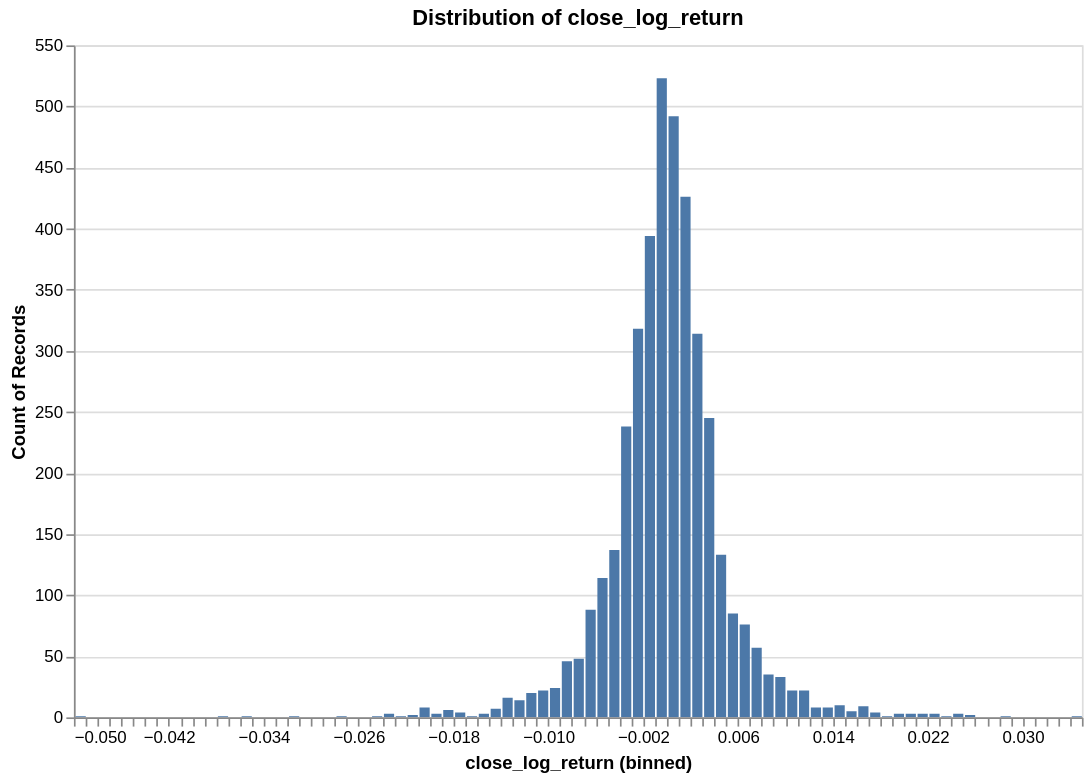

Source (notebook cell):
### Code cell
research.plot_distribution(ts, target, no_bins=100)

### Figure 1 — Vega specification as saved in the notebook (floating-point values rounded to 4 significant figures)
{"$schema": "https://vega.github.io/schema/vega/v6.json", "data": [{"name": "param_f268f798f41c853e_store"}, {"name": "source_0", "values": [{"__count": 492, "bin_maxbins_100_close_log_return": 0.0, "bin_maxbins_100_close_log_return_end": 0.001}, {"__count": 426, "bin_maxbins_100_close_log_return": 0.001, "bin_maxbins_100_close_log_return_end": 0.002}, {"__count": 523, "bin_maxbins_100_close_log_return": -0.001, "bin_maxbins_100_close_log_return_end": -8.674e-19}, {"__count": 238, "bin_maxbins_100_close_log_return": -0.004, "bin_maxbins_100_close_log_return_end": -0.003}, {"__count": 314, "bin_maxbins_100_close_log_return": 0.002, "bin_maxbins_100_close_log_return_end": 0.003}, {"__count": 88, "bin_maxbins_100_close_log_return": -0.007, "bin_maxbins_100_close_log_return_end": -0.006}, {"__count": 35, "bin_maxbins_100_close_log_return": 0.008, "bin_maxbins_100_close_log_return_end": 0.009}, {"__count": 137, "bin_maxbins_100_close_log_return": -0.005, "bin_maxbins_100_close_log_return_end": -0.004}, {"__count": 133, "bin_maxbins_100_close_log_return": 0.004, "bin_maxbins_100_close_log_return_end": 0.005}, {"__count": 318, "bin_maxbins_100_close_log_return": -0.003, "bin_maxbins_100_close_log_return_end": -0.002}, {"__count": 394, "bin_maxbins_100_close_log_return": -0.002, "bin_maxbins_100_close_log_return_end": -0.001}, {"__count": 245, "bin_maxbins_100_close_log_return": 0.003, "bin_maxbins_100_close_log_return_end": 0.004}, {"__count": 76, "bin_maxbins_100_close_log_return": 0.006, "bin_maxbins_100_close_log_return_end": 0.007}, {"__count": 14, "bin_maxbins_100_close_log_return": -0.013, "bin_maxbins_100_close_log_return_end": -0.012}, {"__count": 22, "bin_maxbins_100_close_log_return": 0.011, "bin_maxbins_100_close_log_return_end": 0.012}, {"__count": 57, "bin_maxbins_100_close_log_return": 0.007, "bin_maxbins_100_close_log_return_end": 0.008}, {"__count": 48, "bin_maxbins_100_close_log_return": -0.008, "bin_maxbins_100_close_log_return_end": -0.007}, {"__count": 20, "bin_maxbins_100_close_log_return": -0.012, "bin_maxbins_100_close_log_return_end": -0.011}, {"__count": 1, "bin_maxbins_100_close_log_return": -0.025, "bin_maxbins_100_close_log_return_end": -0.024}, {"__count": 24, "bin_maxbins_100_close_log_return": -0.01, "bin_maxbins_100_close_log_return_end": -0.009}, {"__count": 114, "bin_maxbins_100_close_log_return": -0.006, "bin_maxbins_100_close_log_return_end": -0.005}, {"__count": 8, "bin_maxbins_100_close_log_return": -0.021, "bin_maxbins_100_close_log_return_end": -0.02}, {"__count": 85, "bin_maxbins_100_close_log_return": 0.005, "bin_maxbins_100_close_log_return_end": 0.006}, {"__count": 3, "bin_maxbins_100_close_log_return": -0.016, "bin_maxbins_100_close_log_return_end": -0.015}, {"__count": 6, "bin_maxbins_100_close_log_return": -0.019, "bin_maxbins_100_close_log_return_end": -0.018}, {"__count": 22, "bin_maxbins_100_close_log_return": -0.011, "bin_maxbins_100_close_log_return_end": -0.01}, {"__count": 33, "bin_maxbins_100_close_log_return": 0.009, "bin_maxbins_100_close_log_return_end": 0.01}, {"__count": 16, "bin_maxbins_100_close_log_return": -0.014, "bin_maxbins_100_close_log_return_end": -0.013}, {"__count": 8, "bin_maxbins_100_close_log_return": 0.013, "bin_maxbins_100_close_log_return_end": 0.014}, {"__count": 22, "bin_maxbins_100_close_log_return": 0.01, "bin_maxbins_100_close_log_return_end": 0.011}, {"__count": 8, "bin_maxbins_100_close_log_return": 0.012, "bin_maxbins_100_close_log_return_end": 0.013}, {"__count": 7, "bin_maxbins_100_close_log_return": -0.015, "bin_maxbins_100_close_log_return_end": -0.014}, {"__count": 2, "bin_maxbins_100_close_log_return": -0.022, "bin_maxbins_100_close_log_return_end": -0.021}, {"__count": 3, "bin_maxbins_100_close_log_return": -0.024, "bin_maxbins_100_close_log_return_end": -0.023}, {"__count": 3, "bin_maxbins_100_close_log_return": 0.024, "bin_maxbins_100_close_log_return_end": 0.025}, {"__count": 3, "bin_maxbins_100_close_log_return": 0.02, "bin_maxbins_100_close_log_return_end": 0.021}, {"__count": 4, "bin_maxbins_100_close_log_return": -0.018, "bin_maxbins_100_close_log_return_end": -0.017}, {"__count": 1, "bin_maxbins_100_close_log_return": -0.028, "bin_maxbins_100_close_log_return_end": -0.027}, {"__count": 1, "bin_maxbins_100_close_log_return": -0.032, "bin_maxbins_100_close_log_return_end": -0.031}, {"__count": 1, "bin_maxbins_100_close_log_return": -0.017, "bin_maxbins_100_close_log_return_end": -0.016}, {"__count": 46, "bin_maxbins_100_close_log_return": -0.009, "bin_maxbins_100_close_log_return_end": -0.008}, {"__count": 1, "bin_maxbins_100_close_log_return": 0.034, "bin_maxbins_100_close_log_return_end": 0.035}, {"__count": 3, "bin_maxbins_100_close_log_return": 0.022, "bin_maxbins_100_close_log_return_end": 0.023}, {"__count": 3, "bin_maxbins_100_close_log_return": 0.019, "bin_maxbins_100_close_log_return_end": 0.02}, {"__count": 10, "bin_maxbins_100_close_log_return": 0.014, "bin_maxbins_100_close_log_return_end": 0.015}, {"__count": 5, "bin_maxbins_100_close_log_return": 0.015, "bin_maxbins_100_close_log_return_end": 0.016}, {"__count": 3, "bin_maxbins_100_close_log_return": -0.02, "bin_maxbins_100_close_log_return_end": -0.019}, {"__count": 1, "bin_maxbins_100_close_log_return": -0.036, "bin_maxbins_100_close_log_return_end": -0.035}, {"__count": 2, "bin_maxbins_100_close_log_return": 0.025, "bin_maxbins_100_close_log_return_end": 0.026}, {"__count": 1, "bin_maxbins_100_close_log_return": -0.038, "bin_maxbins_100_close_log_return_end": -0.037}, {"__count": 9, "bin_maxbins_100_close_log_return": 0.016, "bin_maxbins_100_close_log_return_end": 0.017}, {"__count": 1, "bin_maxbins_100_close_log_return": 0.028, "bin_maxbins_100_close_log_return_end": 0.029}, {"__count": 4, "bin_maxbins_100_close_log_return": 0.017, "bin_maxbins_100_close_log_return_end": 0.018}, {"__count": 3, "bin_maxbins_100_close_log_return": 0.021, "bin_maxbins_100_close_log_return_end": 0.022}, {"__count": 1, "bin_maxbins_100_close_log_return": 0.018, "bin_maxbins_100_close_log_return_end": 0.019}, {"__count": 1, "bin_maxbins_100_close_log_return": -0.023, "bin_maxbins_100_close_log_return_end": -0.022}, {"__count": 1, "bin_maxbins_100_close_log_return": -0.05, "bin_maxbins_100_close_log_return_end": -0.049}, {"__count": 1, "bin_maxbins_100_close_log_return": 0.023, "bin_maxbins_100_close_log_return_end": 0.024}]}, {"name": "source_0_y_domain___count", "values": [{"min": 1, "max": 523}]}], "signals": [{"name": "bin_maxbins_100_close_log_return_bins", "value": {"fields": ["close_log_return"], "fname": "bin_close_log_return", "start": -0.05, "step": 0.001, "stop": 0.035}}, {"name": "unit", "value": {}, "on": [{"events": "pointermove", "update": "isTuple(group()) ? group() : unit"}]}, {"name": "param_f268f798f41c853e", "update": "vlSelectionResolve(\"param_f268f798f41c853e_store\", \"union\")"}, {"name": "param_f268f798f41c853e_close_log_return", "on": [{"events": [{"source": "view", "type": "dblclick"}], "update": "null"}, {"events": {"signal": "param_f268f798f41c853e_translate_delta"}, "update": "panLinear(param_f268f798f41c853e_translate_anchor.extent_x, -param_f268f798f41c853e_translate_delta.x / width)"}, {"events": {"signal": "param_f268f798f41c853e_zoom_delta"}, "update": "zoomLinear(domain(\"x\"), param_f268f798f41c853e_zoom_anchor.x, param_f268f798f41c853e_zoom_delta)"}]}, {"name": "param_f268f798f41c853e_tuple", "on": [{"events": [{"signal": "param_f268f798f41c853e_close_log_return"}], "update": "param_f268f798f41c853e_close_log_return ? {unit: \"\", fields: param_f268f798f41c853e_tuple_fields, values: [param_f268f798f41c853e_close_log_return]} : null"}]}, {"name": "param_f268f798f41c853e_tuple_fields", "value": [{"field": "close_log_return", "channel": "x", "type": "R"}]}, {"name": "param_f268f798f41c853e_translate_anchor", "value": {}, "on": [{"events": [{"source": "scope", "type": "pointerdown"}], "update": "{x: x(unit), y: y(unit), extent_x: domain(\"x\")}"}]}, {"name": "param_f268f798f41c853e_translate_delta", "value": {}, "on": [{"events": [{"source": "window", "between": [{"source": "scope", "type": "pointerdown"}, {"source": "window", "type": "pointerup"}], "consume": true, "type": "pointermove"}], "update": "{x: param_f268f798f41c853e_translate_anchor.x - x(unit), y: param_f268f798f41c853e_translate_anchor.y - y(unit)}"}]}, {"name": "param_f268f798f41c853e_zoom_anchor", "on": [{"events": [{"source": "scope", "type": "wheel", "consume": true}], "update": "{x: invert(\"x\", x(unit)), y: invert(\"y\", y(unit))}"}]}, {"name": "param_f268f798f41c853e_zoom_delta", "on": [{"events": [{"source": "scope", "consume": true, "type": "wheel"}], "update": "pow(1.001, event.deltaY * pow(16, event.deltaMode))", "force": true}]}, {"name": "param_f268f798f41c853e_modify", "on": [{"events": {"signal": "param_f268f798f41c853e_tuple"}, "update": "modify(\"param_f268f798f41c853e_store\", param_f268f798f41c853e_tuple, true)"}]}], "marks": [{"type": "rect", "name": "marks", "from": {"data": "source_0"}, "encode": {"update": {"x2": {"field": "bin_maxbins_100_close_log_return", "scale": "x", "offset": {"signal": "0.5 + (abs(scale(\"x\", datum[\"bin_maxbins_100_close_log_return_end\"]) - scale(\"x\", datum[\"bin_maxbins_100_close_log_return\"])) < 0.25 ? -0.5 * (0.25 - (abs(scale(\"x\", datum[\"bin_maxbins_100_close_log_return_end\"]) - scale(\"x\", datum[\"bin_maxbins_100_close_log_return\"])))) : 0.5)"}}, "x": {"field": "bin_maxbins_100_close_log_return_end", "scale": "x", "offset": {"signal": "0.5 + (abs(scale(\"x\", datum[\"bin_maxbins_100_close_log_return_end\"]) - scale(\"x\", datum[\"bin_maxbins_100_close_log_return\"])) < 0.25 ? 0.5 * (0.25 - (abs(scale(\"x\", datum[\"bin_maxbins_100_close_log_return_end\"]) - scale(\"x\", datum[\"bin_maxbins_100_close_log_return\"])))) : -0.5)"}}, "fill": {"value": "#4c78a8"}, "y2": {"value": 0, "scale": "y"}, "y": {"field": "__count", "scale": "y"}}}, "clip": true, "style": ["bar"], "interactive": true}], "scales": [{"name": "x", "type": "linear", "domain": {"signal": "[bin_maxbins_100_close_log_return_bins.start, bin_maxbins_100_close_log_return_bins.stop]"}, "range": [0, {"signal": "width"}], "bins": {"signal": "bin_maxbins_100_close_log_return_bins"}, "domainRaw": {"signal": "param_f268f798f41c853e[\"close_log_return\"]"}, "zero": false}, {"name": "y", "type": "linear", "domain": [{"signal": "(data(\"source_0_y_domain___count\")[0] || {}).min"}, {"signal": "(data(\"source_0_y_domain___count\")[0] || {}).max"}], "range": [{"signal": "height"}, 0], "nice": true, "zero": true}], "axes": [{"scale": "y", "grid": true, "tickCount": {"signal": "ceil(height/40)"}, "aria": false, "gridScale": "x", "minExtent": 0, "labels": false, "ticks": false, "maxExtent": 0, "zindex": 0, "domain": false, "orient": "left"}, {"scale": "x", "zindex": 0, "title": "close_log_return (binned)", "orient": "bottom", "labelFlush": true, "labelOverlap": true, "tickCount": {"signal": "ceil(width/10)"}, "grid": false}, {"scale": "y", "labelOverlap": true, "grid": false, "orient": "left", "tickCount": {"signal": "ceil(height/40)"}, "title": "Count of Records", "zindex": 0}], "title": {"text": "Distribution of close_log_return", "frame": "group"}, "height": 400, "padding": 5, "style": "cell", "background": "white", "width": 600}
